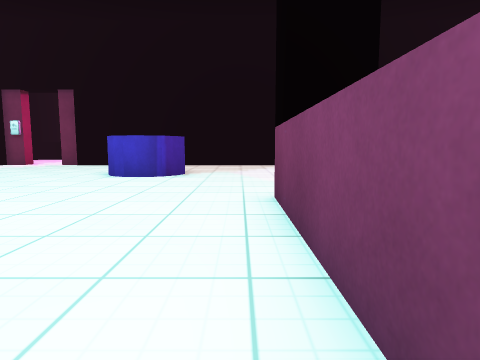
[1] (above)

16 first-person views from a walk through a Unity game level. The camera is 0.72 m above the floor, tilts 6° down and sees 75° across. The floor is counted in squares, 1 m on a side. Each view is taken from the middle of a square. On the plan, view 1 faces up. The plan holds only what a view shows up to about 10 squares ahead; the rest is blank. The place goes on beyond the plan. Some animated figures are left out. Some surface patterns are stand-ins.

[2]
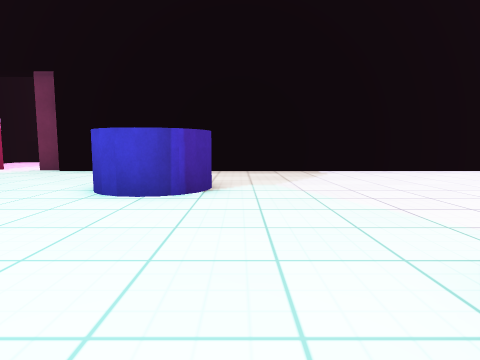

[3]
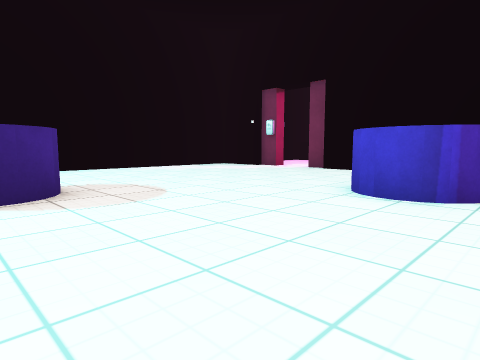

[4]
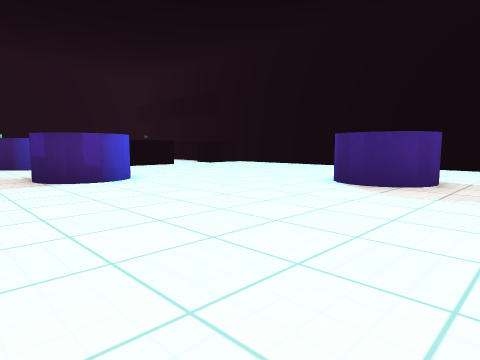

[5]
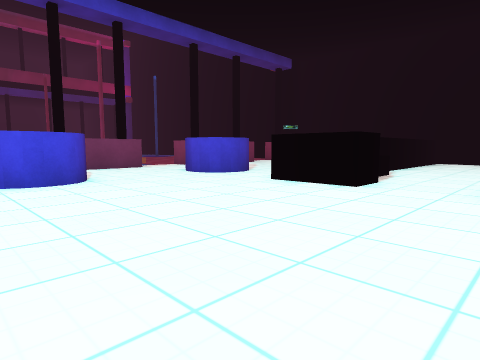

[6]
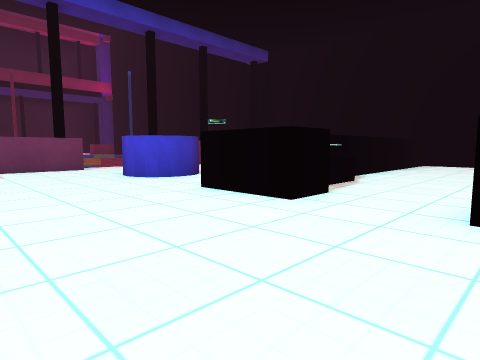

[7]
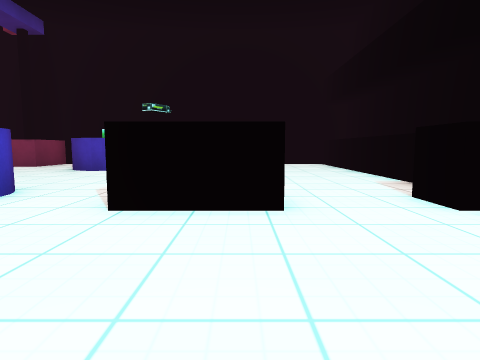

[8]
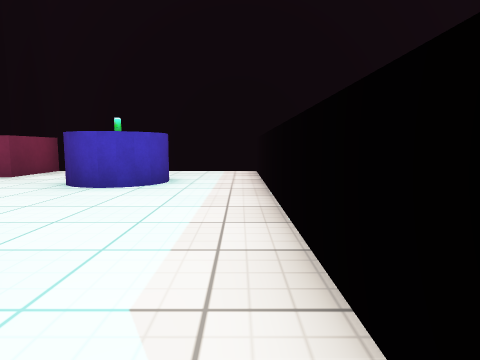

[9]
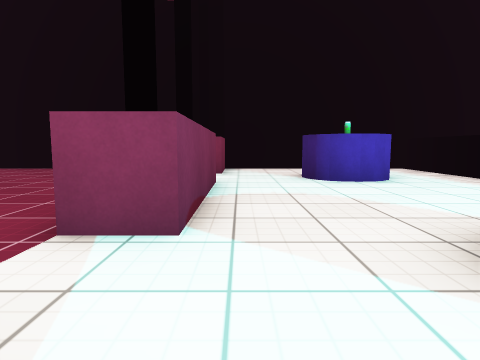

[10]
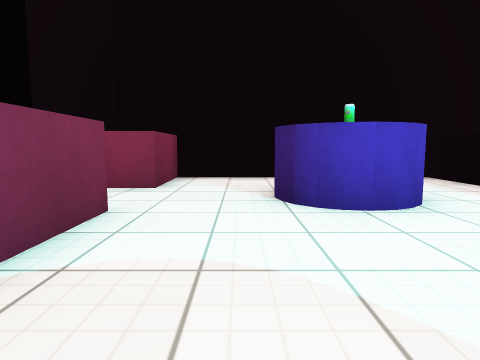

[11]
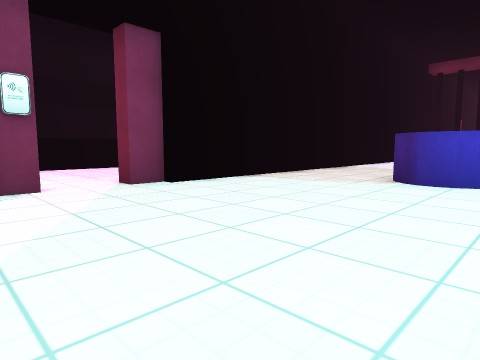

[12]
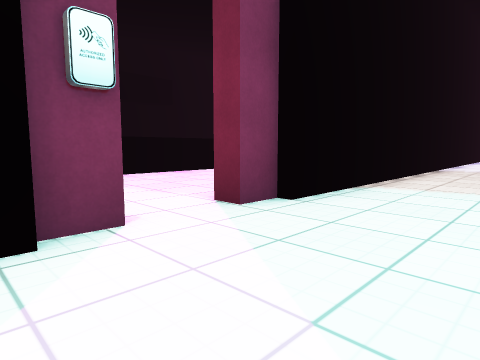

[13]
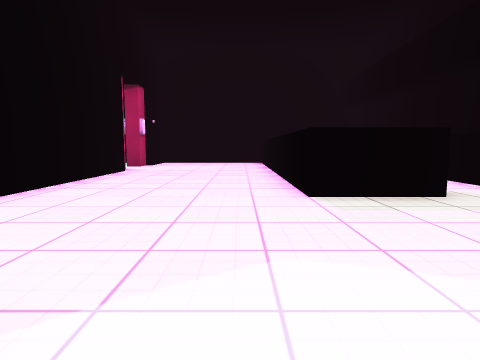

[14]
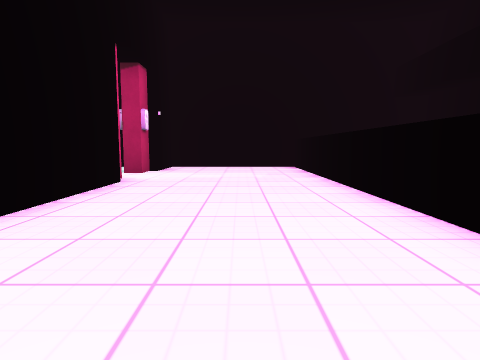

[15]
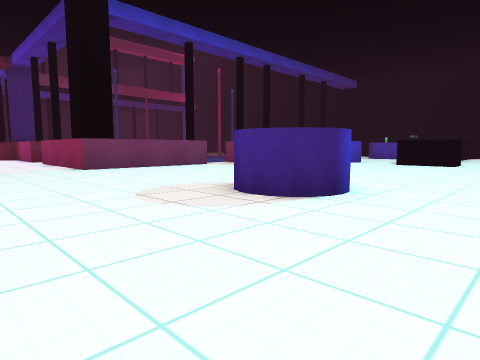

[16]
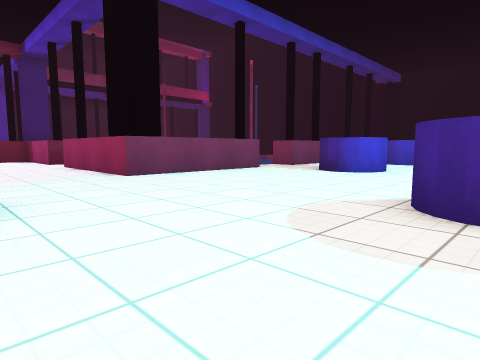

### Floor plan
Key: @ floor where view 1 was taken; # wall or solid block; x gap in a wall; . floor; C cylinder; O other object.
Columns run from 10 left of view 1 to 7 right of it. Each row starts with its distance up from view 1.
 20         x..
 19          ...
 18          ....
 17 ..............
 16 .............
 15 ............
 14 ...........
 13 OO.OO      ##   #
 12 .................
 11 ................
 10 ................
  9 .......CC......
  8 .......CC.....
  7 ..............
  6 ...............
  5 ...............
  4 ...CC......####
  3  ..CC......#
  2  ..........#
  1  ..........#
  0 ..........@
 -1 .......CC.
 -2 .......CC.
 -3 ...........#
 -4 ...........#
 -5 ...........#
 -6  ..# ..CC...
 -7 ...# ..CC....
 -8 ...# ......#..
 -9 .... ......#..
-10 .... ......# ..
-11 .... ......# ...
-12 .... ..CC...  ...
-13   .. ..CC...   ..
-14      ......#   ...
-15      ......#    ..
-16           ##

Positions as (right, up) in squares from view 1, and headings:
1: (0, 0), facing up
2: (-1, 3), facing up
3: (-1, 3), facing up-left
4: (0, 6), facing down-left
5: (-10, 0), facing down-right
6: (-10, -2), facing down-right
7: (-7, -2), facing down
8: (-5, -6), facing down
9: (0, -5), facing down
10: (-1, -8), facing down
11: (-10, 7), facing up-right
12: (-10, 10), facing up-right
13: (3, 17), facing left
14: (0, 16), facing left
15: (-10, 8), facing down-right
16: (-7, 8), facing down-right
